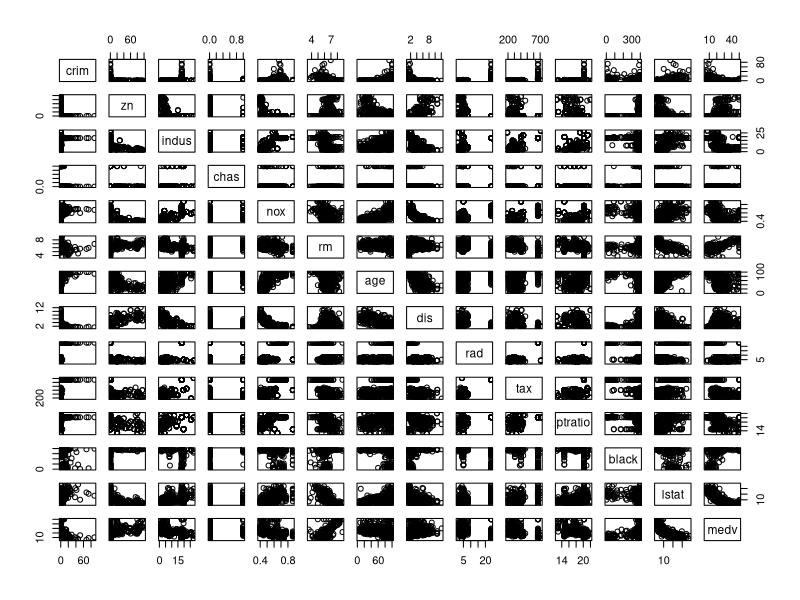
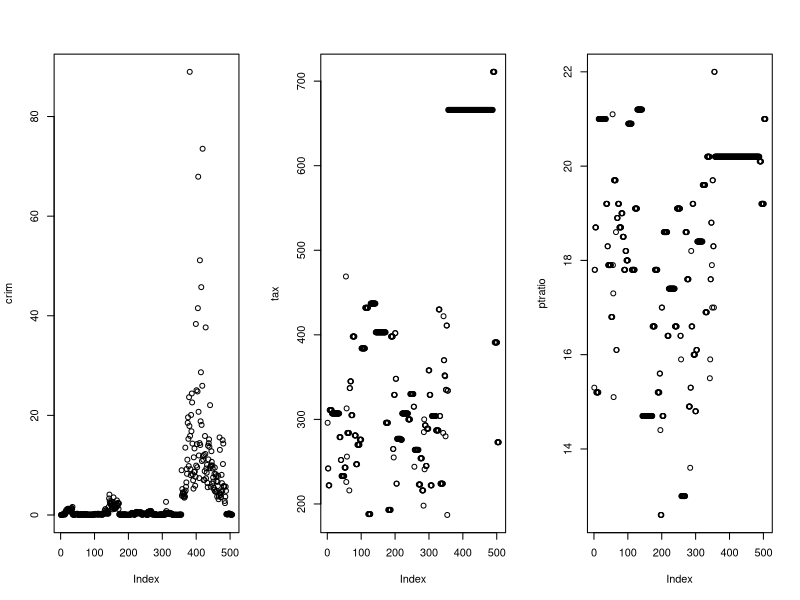

Reproduce these figures in R, in order.
## ---- chunk 1
library(MASS)
?Boston
summary(Boston)
## ---- chunk 2
pairs(Boston)
## ---- chunk 3
attach(Boston)
## ---- chunk 4
par(mfrow=c(1,3))
plot(crim)
plot(tax)
plot(ptratio)
## ---- chunk 5
table(chas)
## ---- chunk 6
median(ptratio)
## ---- chunk 7
which.min(medv)
## ---- chunk 8
Boston[399,]
## ---- chunk 9
table(rm>7)
## ---- chunk 10
table(rm>8)
## ---- chunk 11
eight_rooms = Boston[Boston[,"rm"]>8,]
summary(eight_rooms)
## ---- chunk 12
summary(Boston)
